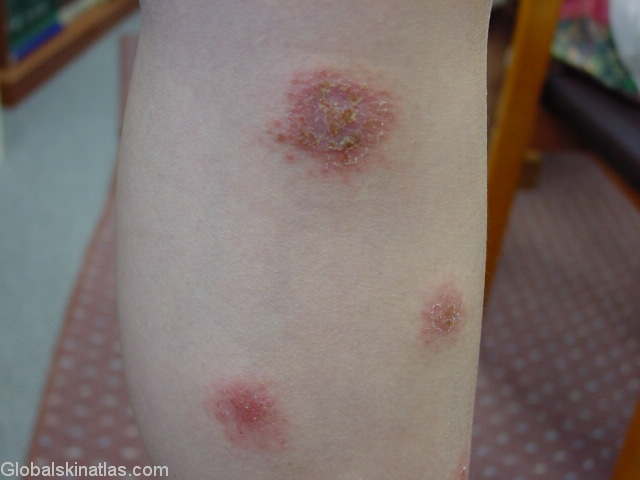
#> input picture chromaphore separation/109_1.jpg, 640 x 480 px, given in place of 109_1.jpeg, which was not available
$ python perform_ica.py   (older library calls are emulated)
#> lines starting #> are read from the running program, lines starting #| are printed output that depends on the picture
from sklearn.decomposition import FastICA
from skimage import data, io, color

import cv2

img_signal = io.imread("109_1.jpeg", as_grey=True)
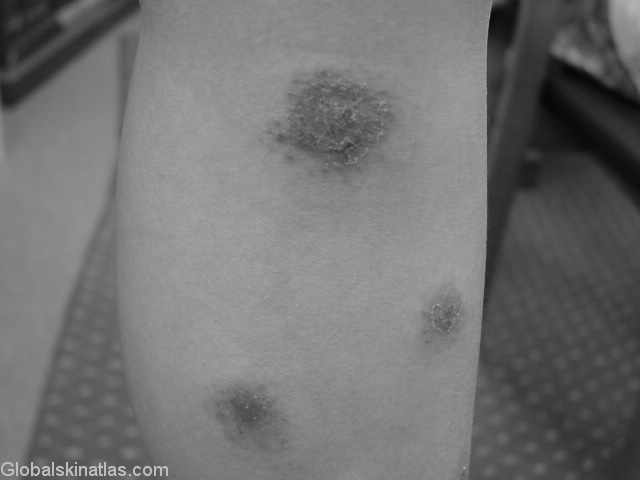
#> img_signal: shape (480, 640) float64; min 0.0198, max 0.751, mean 0.448
# to obtain channel: img_signal[:,:,channel]

ica = FastICA(n_components=2)
s_ = ica.fit_transform(img_signal)
#> s_ = 480 pairs, first value -1.71 to 2.39, second value -2.18 to 1.18

print(s_)
#> (printed output is left out)

$ run again, with chromaphore separation/test_image.jpeg copied over chromaphore separation/109_1.jpg
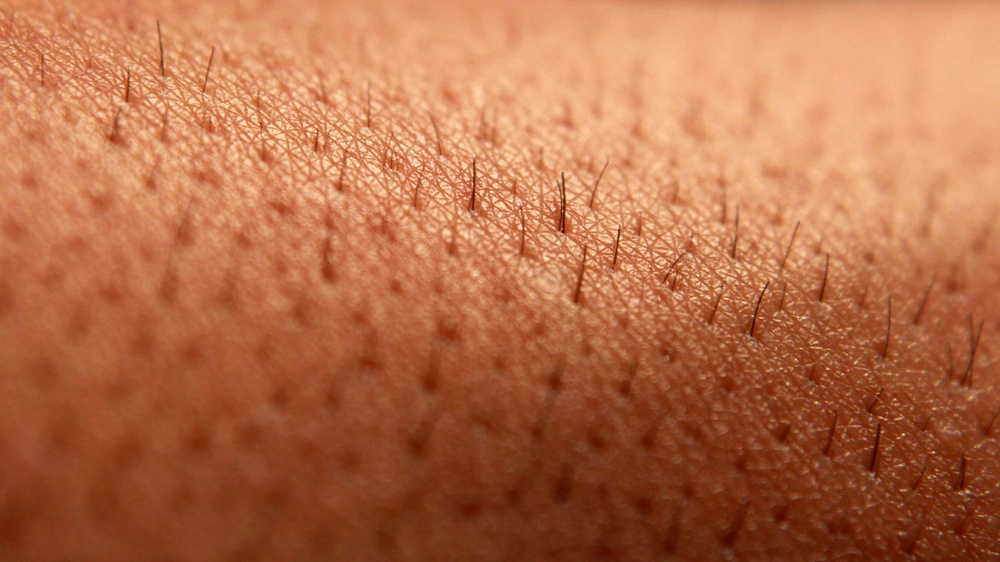
#> input picture chromaphore separation/test_image.jpeg, 1000 x 562 px, shrunk from 1920 x 1080 before the run, given in place of 109_1.jpeg, which was not available
#> `img_signal = io.imread("109_1.jpeg", as_grey=True)`:
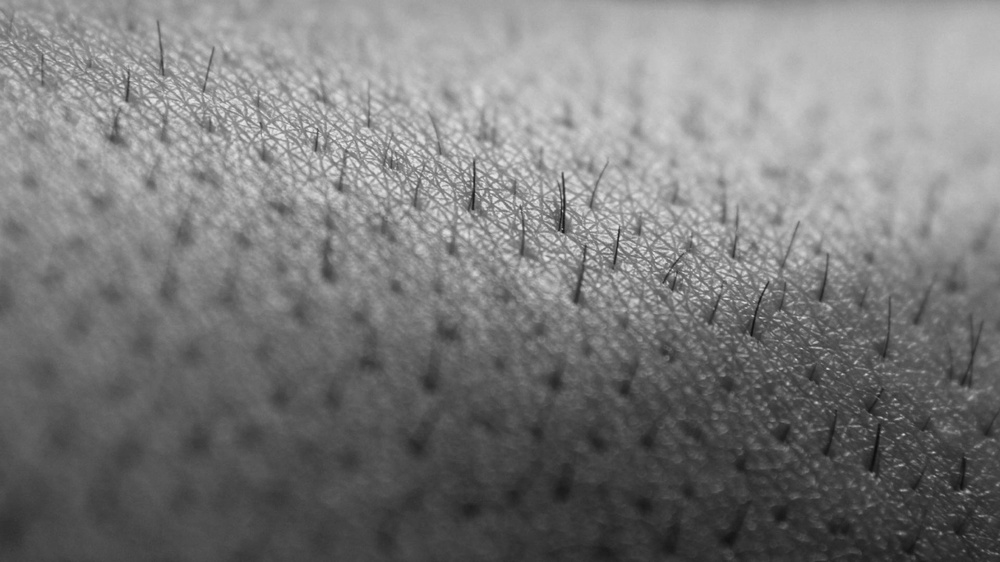
#> img_signal: shape (562, 1000) float64; min 0.0525, max 0.936, mean 0.482
#> s_ = 562 pairs, first value -1.53 to 1.28, second value -3.04 to 2.84
#> (printed output is left out)
